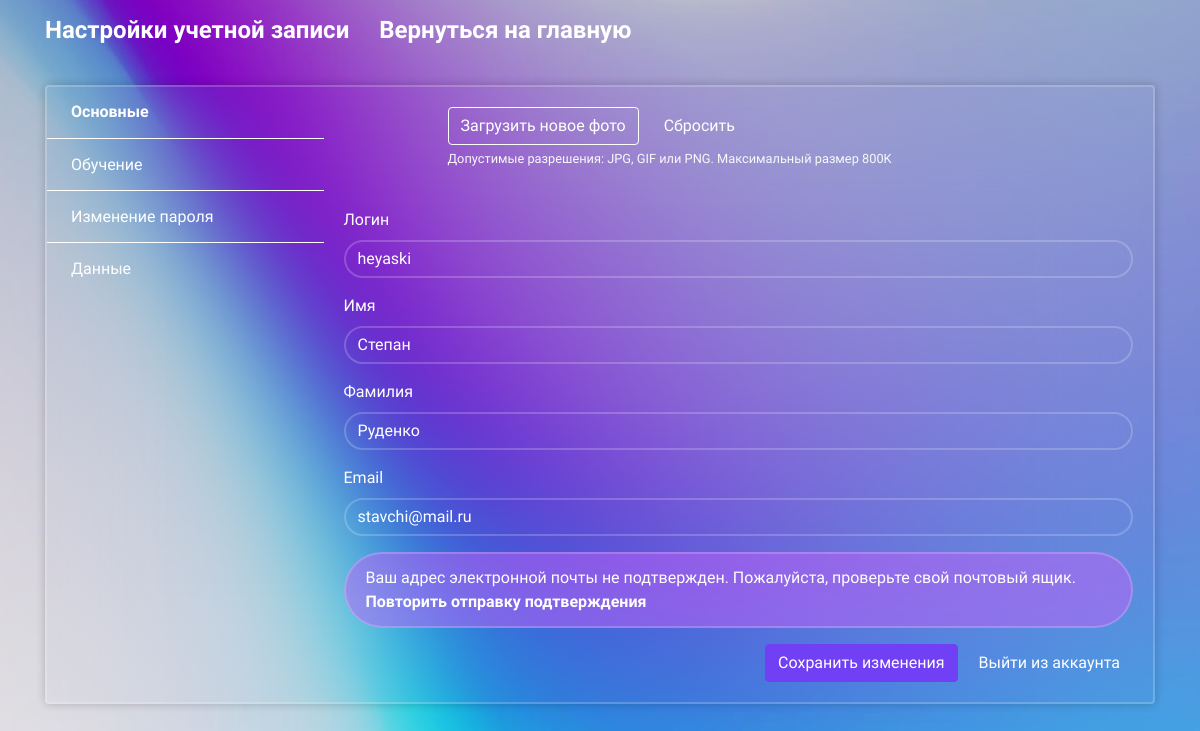
The app's page /profile/ (signed in) with its own data.
### main/models.py (models this page shows, shortened)
class User(AbstractUser):
    email = models.EmailField(unique=True)
    date_joined = models.DateTimeField(auto_now_add=True)
    agree_to_processing = models.BooleanField(default=False)
    russian_first_name = models.CharField(max_length=30, blank=True)
    russian_last_name = models.CharField(max_length=30, blank=True)
    email_verified = models.BooleanField(default=False)
    verification_token = models.UUIDField(default=uuid.uuid4, editable=False)

### main/views.py (the view, shortened to what this page needs)
# urls.py: path('profile/', views.prof, name='profiles'),
@login_required
def prof(request):
    UserProfile.objects.get_or_create(user=request.user)
    enrollments = CourseEnrollment.objects.filter(user=request.user)
    enrollment_status = {}
    context = {
        'enrollment_status': enrollment_status,
        'user': request.user,
    }
    return render(request, "profile.html", context)

### main/models.py (called while the page is built)
    def get_photo_url(self):
        if self.profile_photo:
            return self.profile_photo.url
        return self.DEFAULT_PHOTO_URL

### main/templatetags/custom_filters.py (called while the page is built)
@register.filter(name='get_badge_class')
def get_badge_class(dictionary, key):
    item = dictionary.get(key)
    return item.get('badge_class') if item else 'badge-secondary'

@register.filter(name='get_status_text')
def get_status_text(dictionary, key):
    item = dictionary.get(key)
    return item.get('text') if item else 'Не пройден'

@register.filter(name='can_decline')
def can_decline(dictionary, key):
    item = dictionary.get(key)
    return item.get('can_decline') if item else False

### templates/profile.html (shortened to what this page needs)
{% load static %} {% load custom_filters %} {% load static i18n %} {% load tz %}
<!DOCTYPE html>
<html lang="en">
	<head>
		<link rel="stylesheet" href="{% static 'style/styleProfile.css' %}" />
		<link
			href="https://cdn.jsdelivr.net/npm/bootstrap@4.5.0/dist/css/bootstrap.min.css"
			rel="stylesheet"
		/>
		<link
			rel="stylesheet"
			href="https://cdn.jsdelivr.net/npm/flatpickr/dist/flatpickr.min.css"
		/>
		<link
			rel="stylesheet"
			href="https://cdnjs.cloudflare.com/ajax/libs/intl-tel-input/17.0.8/css/intlTelInput.css"
		/>
		<link
			href="https://unpkg.com/boxicons@2.1.4/css/boxicons.min.css"
			rel="stylesheet"
		/>
	</head>
	<body>
		<div class="container light-style flex-grow-1 container-p-y">
			<div class="footer-account">
				<h4 class="font-weight-bold py-3 mb-4">Настройки учетной записи</h4>
				<h4 class="font-weight-bold py-3 mb-4">
					<a href="{% url 'home' %}">Вернуться на главную</a>
				</h4>
			</div>
			<div class="card overflow-hidden">
				<div class="row no-gutters row-bordered row-border-light">
					<div class="col-md-3 pt-0">
						<div class="list-group list-group-flush account-settings-links">
							<a
								class="list-group-item list-group-item-action active"
								data-toggle="list"
								href="#account-general"
								>Основные</a
							>
							<a
								class="list-group-item list-group-item-action"
								data-toggle="list"
								href="#account-cours"
								>Обучение</a
							>
							<a
								class="list-group-item list-group-item-action"
								data-toggle="list"
								href="#account-change-password"
								>Изменение пароля</a
							>
							<a
								class="list-group-item list-group-item-action"
								data-toggle="list"
								href="#account-info"
								>Данные</a
							>
						</div>
					</div>
					<div class="col-md-9">
						<div class="tab-content">
							<div class="tab-pane fade active show" id="account-general">
								<div class="card-body media align-items-center">
									<div class="media-body ml-4">
										<form id="photo-form" enctype="multipart/form-data">
											<label class="btn btn-outline-primary">
												Загрузить новое фото
											</label>
											<button
												type="button"
												class="btn btn-default md-btn-flat"
												id="reset-photo"
											>
												Сбросить
											</button>
											<div class="text-light small mt-1">
												Допустимые разрешения: JPG, GIF или PNG. Максимальный
												размер 800K
											</div>
										</form>
									</div>
								</div>
								<div class="card-body">
									<form method="post">
										<div class="form-group">
											<label class="form-label">Логин</label>
											<input
												type="text"
												class="form-control mb-1"
												value="{{ user.username }}"
												readonly
											/>
										</div>
										<div class="form-group">
											<label class="form-label">Имя</label>
											<input
												type="text"
												name="first_name"
												class="form-control"
												value="{{ user.russian_first_name }}"
												placeholder="Иван"
												maxlength="30"
												pattern="[А-ЯЁ][а-яё]+"
												title="Имя должно быть написано на русском языке с заглавной буквы."
											/>
										</div>
										<div class="form-group">
											<label class="form-label">Фамилия</label>
											<input
												type="text"
												name="last_name"
												class="form-control"
												value="{{ user.russian_last_name }}"
												placeholder="Иванов"
												maxlength="30"
												pattern="[А-ЯЁ][а-яё]+"
												title="Фамилия должна быть написана на русском языке с заглавной буквы."
											/>
										</div>
										<div class="form-group">
											<label class="form-label">Email</label>
											<input
												type="email"
												name="email"
												class="form-control"
												value="{{ user.email }}"
												required
											/>
										</div>
										{% if not user.email_verified %}
										<div class="alert alert-warning mt-3">
											Ваш адрес электронной почты не подтвержден. Пожалуйста,
											проверьте свой почтовый ящик.<br />
											<a href="#" id="resend-verification"
												>Повторить отправку подтверждения</a
											>
										</div>
										{% endif %}
										<div class="text-right mt-3">
											<button
												type="submit"
												name="save_changes"
												class="btn btn-primary"
											>
												Сохранить изменения</button
											>&nbsp;
											<button
												type="button"
												class="btn btn-default"
												name="logout"
												data-toggle="modal"
												data-target="#logoutConfirmationModal"
											>
												Выйти из аккаунта
											</button>
										</div>
									</form>
								</div>
							</div>
						</div>
					</div>
				</div>
			</div>
		</div>
	</body>
</html>

### static/style/styleProfile.css (style rules this page uses)
* { font-family: 'Jura', sans-serif; font-optical-sizing: auto; font-weight: 400; font-style: normal; }
body { margin-top: 20px; display: flex; min-height: 100vh; background: linear-gradient(rgba(0, 0, 0, 0.2), rgba(0, 0, 0, 0.1)), url(../media/background-login.jpeg) no-repeat; background-size: cover; background-position: center; }
html { overflow-y: scroll; scroll-behavior: smooth; }
body { -ms-overflow-style: none; }
.footer-account { display: flex; flex-direction: row; gap: 30px; color: white; }
.font-weight-bold.py-3.mb-4 a { color: white; font-weight: bold; }
.btn-default { border-color: rgba(24, 28, 33, 0.1); background: rgba(0, 0, 0, 0); color: #4e5155; }
label.btn { margin-bottom: 0; }
.btn.btn-primary { color: #fff; background-color: #7140f4; border-color: #7140f4; }
.btn.btn-default { color: white; }
.btn { cursor: pointer; }
.form-label { color: white; }
.card.overflow-hidden { background-clip: padding-box; box-shadow: 0 1px 4px rgba(24, 28, 33, 0.012); background: transparent; backdrop-filter: blur(50px); border: 2px solid rgba(255, 255, 255, 0.2); box-shadow: 0 0 10px rgba(0, 0, 0, 0.2); }
.row-bordered { overflow: hidden; }
.list-group-item-action { color: white; }
.account-settings-links .list-group-item.active { font-weight: bold !important; }
html:not(.dark-style) .account-settings-links .list-group-item.active { background: transparent !important; }
.light-style .account-settings-links .list-group-item { padding: 0.85rem 1.5rem; border-color: white !important; }
.light-style .account-settings-links .list-group-item.active { color: #7140f4 !important; }
.light-style .account-settings-links .list-group-item.active { color: white !important; }
.list-group-item.list-group-item-action { background: transparent; backdrop-filter: blur(50px); color: white; }
.mb-4 { color: white; }
.form-control { background: transparent !important; border: 2px solid rgba(255, 255, 255, 0.2) !important; border-radius: 40px !important; font-size: 16px !important; color: #fff !important; }
.alert-warning { background-color: rgba(191, 97, 247, 0.5) !important; border: 2px solid rgba(255, 255, 255, 0.2) !important; border-radius: 40px !important; font-size: 16px !important; color: #fff !important; }
.alert-warning a { color: white; font-weight: bold; }
.form-group input::placeholder { color: #c7c7c7; }
label.btn.btn-outline-primary { color: #ffffff; border-color: #ffffff; }
.alert { padding: 10px 20px; margin-bottom: 15px; border-radius: 10px; border: 1px solid transparent; }

### records on screen
User: username "heyaski", first_name "Степан", last_name "Руденко", email "stavchi@mail.ru"
